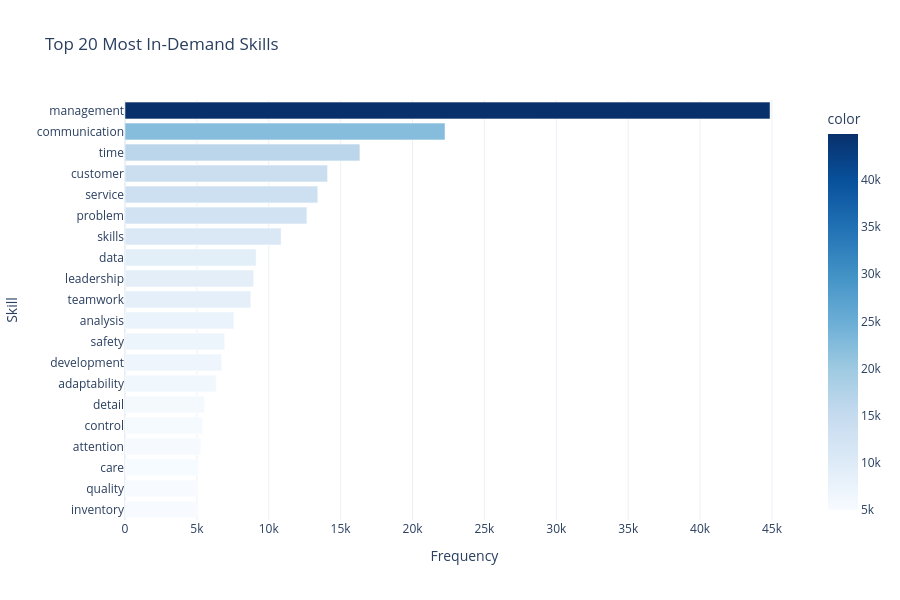

The notebook cell this image was saved under:
### Code cell
# 1. Flatten all skills into a single list
all_skills = df['core_skills_nlp_cleaned'].explode()

# 2. Count skill frequencies
skill_counts = Counter(all_skills)

# 3. Get Top 20 skills
top_skills = skill_counts.most_common(20)
skills, counts = zip(*top_skills)

# 4. Create Interactive Bar Plot for Skills
fig = px.bar(
    x=counts,
    y=skills,
    orientation='h',
    title='Top 20 Most In-Demand Skills',
    labels={'x': 'Frequency', 'y': 'Skill'},
    color=counts,
    color_continuous_scale='Blues'
)
fig.update_layout(
    yaxis={'categoryorder':'total ascending'},
    template='plotly_white',
    height=600,
    width=900
)
fig.show()

### Figure 1 — Plotly figure (JSON) as saved in the notebook; plotly's stock layout.template omitted (floating-point values rounded to 4 significant figures)
{"data": [{"hovertemplate": "Frequency=%{x}<br>Skill=%{y}<br>color=%{marker.color}<extra></extra>", "legendgroup": "", "marker": {"color": [44869, 22260, 16340, 14092, 13410, 12653, 10860, 9119, 8946, 8747, 7575, 6937, 6730, 6342, 5536, 5402, 5276, 5117, 4994, 4982], "coloraxis": "coloraxis", "pattern": {"shape": ""}}, "name": "", "orientation": "h", "showlegend": false, "textposition": "auto", "type": "bar", "x": [44869, 22260, 16340, 14092, 13410, 12653, 10860, 9119, 8946, 8747, 7575, 6937, 6730, 6342, 5536, 5402, 5276, 5117, 4994, 4982], "xaxis": "x", "y": ["management", "communication", "time", "customer", "service", "problem", "skills", "data", "leadership", "teamwork", "analysis", "safety", "development", "adaptability", "detail", "control", "attention", "care", "quality", "inventory"], "yaxis": "y"}], "layout": {"barmode": "relative", "coloraxis": {"colorbar": {"title": {"text": "color"}}, "colorscale": [[0, "rgb(247,251,255)"], [0.125, "rgb(222,235,247)"], [0.25, "rgb(198,219,239)"], [0.375, "rgb(158,202,225)"], [0.5, "rgb(107,174,214)"], [0.625, "rgb(66,146,198)"], [0.75, "rgb(33,113,181)"], [0.875, "rgb(8,81,156)"], [1, "rgb(8,48,107)"]]}, "height": 600, "legend": {"tracegroupgap": 0}, "title": {"text": "Top 20 Most In-Demand Skills"}, "width": 900, "xaxis": {"anchor": "y", "domain": [0, 1], "title": {"text": "Frequency"}}, "yaxis": {"anchor": "x", "categoryorder": "total ascending", "domain": [0, 1], "title": {"text": "Skill"}}}}
